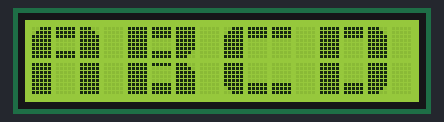
Bench run of a sketch on a simulated Arduino Uno, built with avr-gcc and run on an emulated ATmega328P. On the bench: 16×2 character LCD.

Above: at 0.1 s.
At 4.6 s:
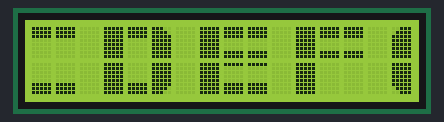
At 9.6 s:
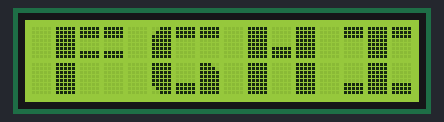
At 19.6 s:
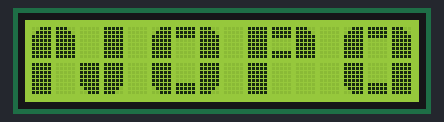
At 29.2 s:
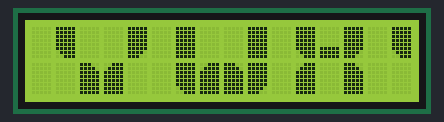
At 39.2 s:
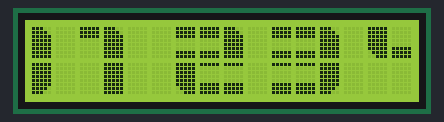

Measured:
- what the display in image 1 shows lasts 0.5 s, from 4.6 s to 5.1 s

The sketch:

LCD20x4-BigText.ino
```cpp
/*
A set of custom made large numbers for a 16x2 LCD using the
 LiquidCrystal librabry. Works with displays compatible with the
 Hitachi HD44780 driver.

 The Cuicuit:
 LCD RS pin to D7
 LCD Enable pin to D6
 LCD D4 pin to D5
 LCD D5 pin to D4
 LCD D6 pin to D3
 LCD D7 pin to D2
 LCD Vee tied to a pot to control brightness
 LCD Vss and R/W tied to ground
 LCD Vcc to +5V
 LCD pin 15 tied to pushbutton for control of backlight

 Made by Michael Pilcher
 2/9/2010
 */

// include the library
#include <LiquidCrystal.h>

// initialize the interface pins
LiquidCrystal lcd(12, 11, 5, 4, 3, 2);
int x = 0;
// the 8 arrays that form each segment of the custom numbers
byte LT[8] =
{
  B00111,
  B01111,
  B11111,
  B11111,
  B11111,
  B11111,
  B11111,
  B11111
};
byte UB[8] =
{
  B11111,
  B11111,
  B11111,
  B00000,
  B00000,
  B00000,
  B00000,
  B00000
};
byte RT[8] =
{
  B11100,
  B11110,
  B11111,
  B11111,
  B11111,
  B11111,
  B11111,
  B11111
};
byte LL[8] =
{
  B11111,
  B11111,
  B11111,
  B11111,
  B11111,
  B11111,
  B01111,
  B00111
};
byte LB[8] =
{
  B00000,
  B00000,
  B00000,
  B00000,
  B00000,
  B11111,
  B11111,
  B11111
};
byte LR[8] =
{
  B11111,
  B11111,
  B11111,
  B11111,
  B11111,
  B11111,
  B11110,
  B11100
};
byte UMB[8] =
{
  B11111,
  B11111,
  B11111,
  B00000,
  B00000,
  B00000,
  B11111,
  B11111
};
byte LMB[8] =
{
  B11111,
  B00000,
  B00000,
  B00000,
  B00000,
  B11111,
  B11111,
  B11111
};


void setup()
{
  // assignes each segment a write number
  lcd.createChar(8,LT);
  lcd.createChar(1,UB);
  lcd.createChar(2,RT);
  lcd.createChar(3,LL);
  lcd.createChar(4,LB);
  lcd.createChar(5,LR);
  lcd.createChar(6,UMB);
  lcd.createChar(7,LMB);

  // sets the LCD's rows and colums:
  lcd.begin(0, 2);

}

void custom0O()
{ // uses segments to build the number 0
  lcd.setCursor(x, 0);
  lcd.write(8);
  lcd.write(1);
  lcd.write(2);
  lcd.setCursor(x, 1);
  lcd.write(3);
  lcd.write(4);
  lcd.write(5);
}

void custom1()
{
  lcd.setCursor(x,0);
  lcd.write(1);
  lcd.write(2);
  lcd.setCursor(x+1,1);
  lcd.write(255);
}

void custom2()
{
  lcd.setCursor(x,0);
  lcd.write(6);
  lcd.write(6);
  lcd.write(2);
  lcd.setCursor(x, 1);
  lcd.write(3);
  lcd.write(7);
  lcd.write(7);
}

void custom3()
{
  lcd.setCursor(x,0);
  lcd.write(6);
  lcd.write(6);
  lcd.write(2);
  lcd.setCursor(x, 1);
  lcd.write(7);
  lcd.write(7);
  lcd.write(5);
}

void custom4()
{
  lcd.setCursor(x,0);
  lcd.write(3);
  lcd.write(4);
  lcd.write(2);
  lcd.setCursor(x+2, 1);
  lcd.write(255);
}

void custom5()
{
  lcd.setCursor(x,0);
  lcd.write(255);
  lcd.write(6);
  lcd.write(6);
  lcd.setCursor(x, 1);
  lcd.write(7);
  lcd.write(7);
  lcd.write(5);
}

void custom6()
{
  lcd.setCursor(x,0);
  lcd.write(8);
  lcd.write(6);
  lcd.write(6);
  lcd.setCursor(x, 1);
  lcd.write(3);
  lcd.write(7);
  lcd.write(5);
}

void custom7()
{
  lcd.setCursor(x,0);
  lcd.write(1);
  lcd.write(1);
  lcd.write(2);
  lcd.setCursor(x+1, 1);
  lcd.write(8);
}

void custom8()
{
  lcd.setCursor(x,0);
  lcd.write(8);
  lcd.write(6);
  lcd.write(2);
  lcd.setCursor(x, 1);
  lcd.write(3);
  lcd.write(7);
  lcd.write(5);
}

void custom9()
{
  lcd.setCursor(x,0);
  lcd.write(8);
  lcd.write(6);
  lcd.write(2);
  lcd.setCursor(x+2, 1);
  lcd.write(255);
}

void customA()
{
  lcd.setCursor(x,0);
  lcd.write(8);
  lcd.write(6);
  lcd.write(2);
  lcd.setCursor(x, 1);
  lcd.write(255);
  lcd.write(254);
  lcd.write(255);
}

void customB()
{
  lcd.setCursor(x,0);
  lcd.write(255);
  lcd.write(6);
  lcd.write(5);
  lcd.setCursor(x, 1);
  lcd.write(255);
  lcd.write(7);
  lcd.write(2);
}

void customC()
{
  lcd.setCursor(x,0);
  lcd.write(8);
  lcd.write(1);
  lcd.write(1);
  lcd.setCursor(x,1);
  lcd.write(3);
  lcd.write(4);
  lcd.write(4);
}

void customD()
{
  lcd.setCursor(x, 0);
  lcd.write(255);
  lcd.write(1);
  lcd.write(2);
  lcd.setCursor(x, 1);
  lcd.write(255);
  lcd.write(4);
  lcd.write(5);
}

void customE()
{
  lcd.setCursor(x,0);
  lcd.write(255);
  lcd.write(6);
  lcd.write(6);
  lcd.setCursor(x, 1);
  lcd.write(255);
  lcd.write(7);
  lcd.write(7);
}

void customF()
{
  lcd.setCursor(x,0);
  lcd.write(255);
  lcd.write(6);
  lcd.write(6);
  lcd.setCursor(x, 1);
  lcd.write(255);
}

void customG()
{
  lcd.setCursor(x,0);
  lcd.write(8);
  lcd.write(1);
  lcd.write(1);
  lcd.setCursor(x,1);
  lcd.write(3);
  lcd.write(4);
  lcd.write(2);
}

void customH()
{
  lcd.setCursor(x,0);
  lcd.write(255);
  lcd.write(4);
  lcd.write(255);
  lcd.setCursor(x, 1);
  lcd.write(255);
  lcd.write(254);
  lcd.write(255);
}

void customI()
{
  lcd.setCursor(x,0);
  lcd.write(1);
  lcd.write(255);
  lcd.write(1);
  lcd.setCursor(x,1);
  lcd.write(4);
  lcd.write(255);
  lcd.write(4);
}

void customJ()
{
  lcd.setCursor(x+2,0);
  lcd.write(255);
  lcd.setCursor(x,1);
  lcd.write(4);
  lcd.write(4);
  lcd.write(5);
}

void customK()
{
  lcd.setCursor(x,0);
  lcd.write(255);
  lcd.write(4);
  lcd.write(5);
  lcd.setCursor(x,1);
  lcd.write(255);
  lcd.write(254);
  lcd.write(2);
}

void customL()
{
  lcd.setCursor(x,0);
  lcd.write(255);
  lcd.setCursor(x,1);
  lcd.write(255);
  lcd.write(4);
  lcd.write(4);
}

void customM()
{
  lcd.setCursor(x,0);
  lcd.write(8);
  lcd.write(3);
  lcd.write(5);
  lcd.write(2);
  lcd.setCursor(x,1);
  lcd.write(255);
  lcd.write(254);
  lcd.write(254);
  lcd.write(255);
}

void customN()
{
  lcd.setCursor(x,0);
  lcd.write(8);
  lcd.write(2);
  lcd.write(254);
  lcd.write(255);
  lcd.setCursor(x,1);
  lcd.write(255);
  lcd.write(254);
  lcd.write(3);
  lcd.write(5);
}

void customP()
{
  lcd.setCursor(x,0);
  lcd.write(255);
  lcd.write(6);
  lcd.write(2);
  lcd.setCursor(x, 1);
  lcd.write(255);
}

void customQ()
{
  lcd.setCursor(x,0);
  lcd.write(8);
  lcd.write(1);
  lcd.write(2);
  lcd.setCursor(x, 1);
  lcd.write(3);
  lcd.write(4);
  lcd.write(255);
  lcd.write(4);
}

void customR()
{
  lcd.setCursor(x,0);
  lcd.write(255);
  lcd.write(6);
  lcd.write(2);
  lcd.setCursor(x,1);
  lcd.write(255);
  lcd.write(254);
  lcd.write(2);
}

void customS()
{
  lcd.setCursor(x,0);
  lcd.write(8);
  lcd.write(6);
  lcd.write(6);
  lcd.setCursor(x, 1);
  lcd.write(7);
  lcd.write(7);
  lcd.write(5);
}

void customT()
{
  lcd.setCursor(x,0);
  lcd.write(1);
  lcd.write(255);
  lcd.write(1);
  lcd.setCursor(x,1);
  lcd.write(254);
  lcd.write(255);
}

void customU()
{
  lcd.setCursor(x, 0);
  lcd.write(255);
  lcd.write(254);
  lcd.write(255);
  lcd.setCursor(x, 1);
  lcd.write(3);
  lcd.write(4);
  lcd.write(5);
}

void customV()
{
  lcd.setCursor(x, 0);
  lcd.write(3);
  lcd.write(254);
  lcd.write(254);
  lcd.write(5);
  lcd.setCursor(x+1, 1);
  lcd.write(2);
  lcd.write(8);
}

void customW()
{
  lcd.setCursor(x,0);
  lcd.write(255);
  lcd.write(254);
  lcd.write(254);
  lcd.write(255);
  lcd.setCursor(x,1);
  lcd.write(3);
  lcd.write(8);
  lcd.write(2);
  lcd.write(5);
}

void customX()
{
  lcd.setCursor(x,0);
  lcd.write(3);
  lcd.write(4);
  lcd.write(5);
  lcd.setCursor(x,1);
  lcd.write(8);
  lcd.write(254);
  lcd.write(2);
}

void customY()
{
  lcd.setCursor(x,0);
  lcd.write(3);
  lcd.write(4);
  lcd.write(5);
  lcd.setCursor(x+1,1);
  lcd.write(255);
}

void customZ()
{
  lcd.setCursor(x,0);
  lcd.write(1);
  lcd.write(6);
  lcd.write(5);
  lcd.setCursor(x, 1);
  lcd.write(8);
  lcd.write(7);
  lcd.write(4);
}

void customqm()
{
  lcd.setCursor(x,0);
  lcd.write(1);
  lcd.write(6);
  lcd.write(2);
  lcd.setCursor(x, 1);
  lcd.write(254);
  lcd.write(7);
}

void customsm()
{
  lcd.setCursor(x,0);
  lcd.write(255);
  lcd.setCursor(x, 1);
  lcd.write(7);
}

void letters1()
{
  customA();
  x = x + 4;
  customB();
  x = x + 4;
  customC();
  x = x + 4;
  customD();
  x = x + 4;
  customE();
  x = x + 4;
  customF();
  x = x + 4;
  customG();
  x = x + 4;
  customH();
  x = x + 4;
  customI();
  x = x + 4;
  customJ();
  delay(500);
}

void letters2()
{
  customK();
  x = x + 4;
  customL();
  x = x + 4;
  customM();
  x = x + 5;
  customN();
  x = x + 5;
  custom0O();
  x = x + 4;
  customP();
  x = x + 4;
  customQ();
  x = x + 5;
  customR();
  x = x + 4;
  customS();
  delay(500);
}

void letters3()
{
  customT();
  x = x + 4;
  customU();
  x = x + 4;
  customV();
  x = x + 5;
  customW();
  x = x + 5;
  customX();
  x = x + 4;
  customY();
  x = x + 4;
  customZ();
  x = x + 4;
  customqm();
  x = x + 4;
  customsm();
  delay(500);
}

void numbers()
{
  custom0O();    // displays custom 0 on the LCD
  x = x + 4;    // sifts cursor over 4 columns
  custom1();
  x = x + 4;
  custom2();
  x = x + 4;
  custom3();
  x = x + 4;
  custom4();
  x = x + 4;
  custom5();
  x = x + 4;
  custom6();
  x = x + 4;
  custom7();
  x = x + 4;
  custom8();
  x = x + 4;
  custom9();
  delay(500);
}


void loop()
{
  letters1();
  for (int positionCounter = 0; positionCounter < 24; positionCounter++) {
    lcd.scrollDisplayLeft();
    delay(500);
  }
  x = 0;
  lcd.clear();
  delay(500);
  letters2();
  for (int positionCounter = 0; positionCounter < 23; positionCounter++) {
    lcd.scrollDisplayLeft();
    delay(500);
  }
  x = 0;
  lcd.clear();
  delay(500);
  letters3();
  for (int positionCounter = 0; positionCounter < 23; positionCounter++) {
    lcd.scrollDisplayLeft();
    delay(500);
  }
  x = 0;
  lcd.clear();
  delay(500);
  numbers();
  for (int positionCounter = 0; positionCounter < 24; positionCounter++) {
    lcd.scrollDisplayLeft();
    delay(500);
  }
  x = 0;
  lcd.clear();
  delay(500);
}
```
